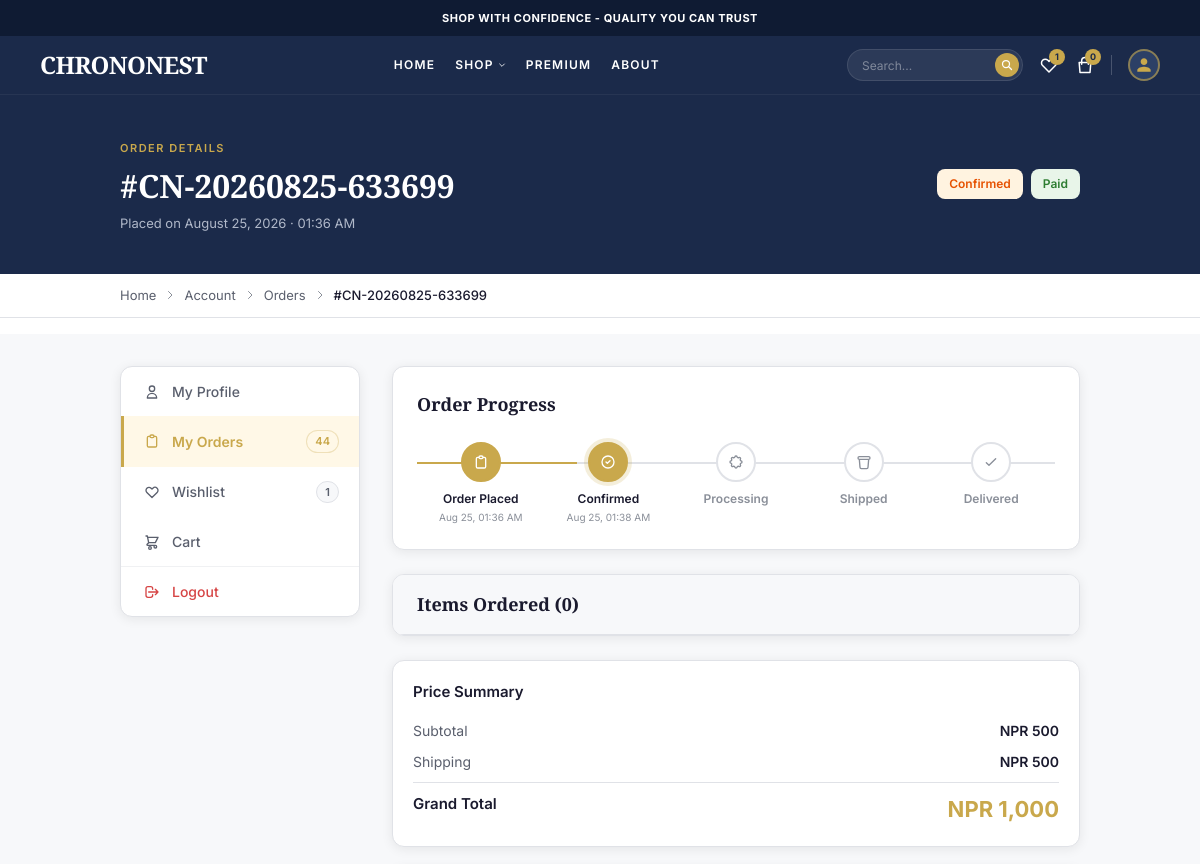
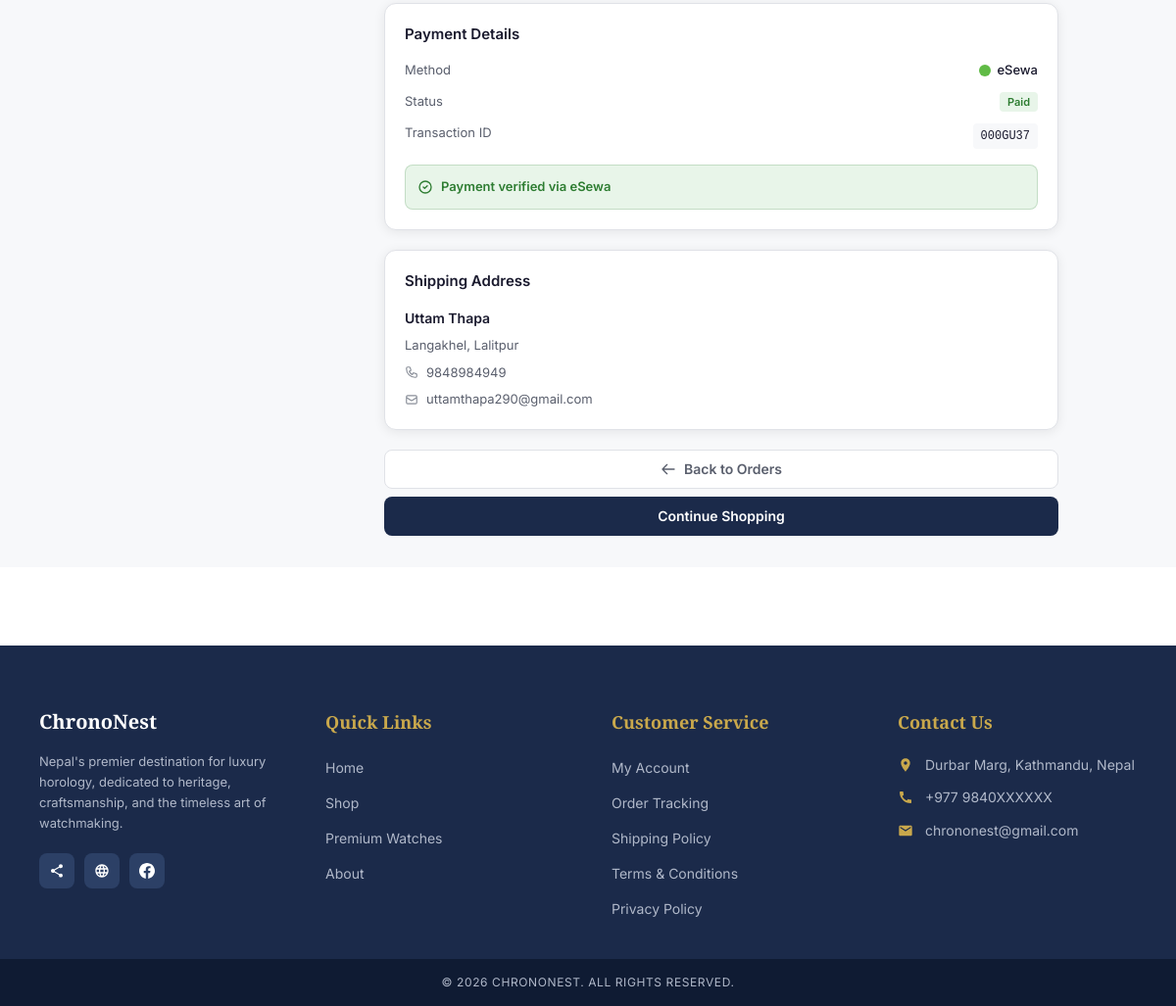
Page /pages/account/order-detail.php?id=48 (signed in) on the committed database (2 pictures, top to bottom).
### tables this page shows
CREATE TABLE `orders` (
  `id` int(11) NOT NULL,
  `user_id` int(11) DEFAULT NULL,
  `order_number` varchar(50) NOT NULL,
  `customer_name` varchar(100) NOT NULL,
  `customer_email` varchar(100) NOT NULL,
  `customer_phone` varchar(10) NOT NULL,
  `shipping_address` text NOT NULL,
  `payment_method` enum('COD','eSewa') NOT NULL,
  `payment_status` enum('pending','paid','failed') DEFAULT 'pending',
  `transaction_id` varchar(100) DEFAULT NULL,
  `total_amount` decimal(10,2) NOT NULL,
  `shipping_charge` decimal(10,2) DEFAULT 0.00,
  `grand_total` decimal(10,2) NOT NULL,
  `order_status` enum('pending','confirmed','processing','shipped','delivered') DEFAULT 'pending',
  `admin_notes` text DEFAULT NULL,
  `ordered_at` timestamp NOT NULL DEFAULT current_timestamp(),
  `confirmed_at` timestamp NULL DEFAULT NULL,
  `shipped_at` timestamp NULL DEFAULT NULL,
  `delivered_at` timestamp NULL DEFAULT NULL
);

### pages/account/order-detail.php (the view, shortened to what the rows shown need)
<?php
require_once '../../config/db.php';
$user_id = $_SESSION['user_id'];
$order_id = (int)($_GET['id'] ?? 0);
$stmt = $conn->prepare("SELECT * FROM orders WHERE id = ? AND user_id = ?");
$stmt->bind_param("ii", $order_id, $user_id);
$stmt->execute();
$order = $stmt->get_result()->fetch_assoc();
$status_classes = match($order['order_status']) {
    'pending' => 'bg-[#E3F2FD] text-[#1565C0]',
    'confirmed' => 'bg-[#FFF3E0] text-[#E65100]',
    'processing' => 'bg-[#FFF3E0] text-[#E65100]',
    'shipped' => 'bg-[#E3F2FD] text-[#1565C0]',
    'delivered' => 'bg-[#E8F5E9] text-[#2E7D32]',
    default => 'bg-[#F7F8FA] text-[#5A5F6D]'
};
$pay_classes = match($order['payment_status']) {
    'paid' => 'bg-[#E8F5E9] text-[#2E7D32]',
    'failed' => 'bg-[#FDEAEA] text-[#D64545]',
    default => 'bg-[#FFF3E0] text-[#E65100]'
};
$timeline = [
    ['status' => 'pending', 'label' => 'Order Placed', 'date' => $order['ordered_at'], 'icon' => 'M9 5H7a2 2 0 00-2 2v12a2 2 0 002 2h10a2 2 0 002-2V7a2 2 0 00-2-2h-2M9 5a2 2 0 002 2h2a2 2 0 002-2M9 5a2 2 0 012-2h2a2 2 0 012 2'],
    ['status' => 'confirmed', 'label' => 'Confirmed', 'date' => $order['confirmed_at'], 'icon' => 'M9 12l2 2 4-4m6 2a9 9 0 11-18 0 9 9 0 0118 0z'],
    ['status' => 'processing', 'label' => 'Processing', 'date' => null, 'icon' => 'M10.325 4.317c.426-1.756 2.924-1.756 3.35 0a1.724 1.724 0 002.573 1.066c1.543-.94 3.31.826 2.37 2.37a1.724 1.724 0 001.066 2.573c1.756.426 1.756 2.924 0 3.35a1.724 1.724 0 00-1.066 2.573c.94 1.543-.826 3.31-2.37 2.37a1.724 1.724 0 00-2.573 1.066c-.426 1.756-2.924 1.756-3.35 0a1.724 1.724 0 00-2.573-1.066c-1.543.94-3.31-.826-2.37-2.37a1.724 1.724 0 00-1.066-2.573c-1.756-.426-1.756-2.924 0-3.35a1.724 1.724 0 001.066-2.573c-.94-1.543.826-3.31 2.37-2.37.996.608 2.296.07 2.572-1.065z'],
    ['status' => 'shipped', 'label' => 'Shipped', 'date' => $order['shipped_at'], 'icon' => 'M5 8h14M5 8a2 2 0 110-4h14a2 2 0 110 4M5 8l1 12a2 2 0 002 2h8a2 2 0 002-2L19 8'],
    ['status' => 'delivered', 'label' => 'Delivered', 'date' => $order['delivered_at'], 'icon' => 'M5 13l4 4L19 7'],
];
$status_order = ['pending' => 0, 'confirmed' => 1, 'processing' => 2, 'shipped' => 3, 'delivered' => 4];
$current_step = $status_order[$order['order_status']] ?? 0;
require_once '../../includes/header.php';
?>
<section class="bg-[#1B2A4A] py-10">
    <div class="container mx-auto px-4 sm:px-6 lg:px-8">
        <div class="flex flex-col sm:flex-row sm:items-center sm:justify-between gap-4">
            <div>
                <span class="font-['Inter'] font-semibold text-[11px] uppercase tracking-[1.5px] text-[#C9A84C]">Order Details</span>
                <h1 class="font-['Playfair_Display'] font-bold text-[28px] md:text-[32px] text-white mt-1">#<?= htmlspecialchars($order['order_number']) ?></h1>
                <p class="font-['Inter'] text-[13px] text-[#B0B8C9] mt-1">Placed on <?= date('F d, Y · h:i A', strtotime($order['ordered_at'])) ?></p>
            </div>
            <div class="flex items-center gap-2">
                <span class="inline-block px-3 py-1.5 rounded-lg font-['Inter'] font-semibold text-[12px] <?= $status_classes ?>"><?= ucfirst($order['order_status']) ?></span>
                <span class="inline-block px-3 py-1.5 rounded-lg font-['Inter'] font-semibold text-[12px] <?= $pay_classes ?>"><?= ucfirst($order['payment_status']) ?></span>
            </div>
        </div>
    </div>
</section>
<div class="bg-white border-b border-[#E0E2E7]">
    <div class="container mx-auto px-4 sm:px-6 lg:px-8 py-3">
        <nav class="flex items-center gap-2 font-['Inter'] text-[13px] text-[#5A5F6D]">
            <a href="../../index.php" class="hover:text-[#C9A84C] transition-colors">Home</a>
            <svg class="w-3 h-3 text-[#8A8F99]" fill="none" stroke="currentColor" viewBox="0 0 24 24"><path stroke-linecap="round" stroke-linejoin="round" stroke-width="2" d="M9 5l7 7-7 7"/></svg>
            <a href="index.php" class="hover:text-[#C9A84C] transition-colors">Account</a>
            <svg class="w-3 h-3 text-[#8A8F99]" fill="none" stroke="currentColor" viewBox="0 0 24 24"><path stroke-linecap="round" stroke-linejoin="round" stroke-width="2" d="M9 5l7 7-7 7"/></svg>
            <a href="orders.php" class="hover:text-[#C9A84C] transition-colors">Orders</a>
            <svg class="w-3 h-3 text-[#8A8F99]" fill="none" stroke="currentColor" viewBox="0 0 24 24"><path stroke-linecap="round" stroke-linejoin="round" stroke-width="2" d="M9 5l7 7-7 7"/></svg>
            <span class="text-[#1A1A2E] font-medium">#<?= htmlspecialchars($order['order_number']) ?></span>
        </nav>
    </div>
</div>
<section class="py-8 bg-[#F7F8FA]">
    <div class="container mx-auto px-4 sm:px-6 lg:px-8">
        <div class="flex flex-col lg:flex-row gap-8">
            <div class="flex-1">
                <div class="bg-white rounded-xl border border-[#E0E2E7] shadow-[0_2px_12px_rgba(0,0,0,0.08)] p-6 mb-6">
                    <div class="flex items-start justify-between relative">
                        <?php foreach ($timeline as $i => $step):
                            $is_done = $i <= $current_step;
                            $is_current = $i === $current_step;
                        ?>
                        <div class="relative flex flex-col items-center text-center z-10 flex-1">
                            <div class="w-10 h-10 rounded-full flex items-center justify-center border-2 transition-all duration-300 <?= $is_done ? 'bg-[#C9A84C] border-[#C9A84C]' : 'bg-white border-[#E0E2E7]' ?> <?= $is_current ? 'ring-4 ring-[#C9A84C]/20' : '' ?>">
                                <svg class="w-4 h-4 <?= $is_done ? 'text-white' : 'text-[#8A8F99]' ?>" fill="none" stroke="currentColor" viewBox="0 0 24 24"><path stroke-linecap="round" stroke-linejoin="round" stroke-width="2" d="<?= $step['icon'] ?>"/></svg>
                            </div>
                            <div class="mt-2 font-['Inter'] font-semibold text-[11px] sm:text-[12px] <?= $is_done ? 'text-[#1A1A2E]' : 'text-[#8A8F99]' ?>"><?= $step['label'] ?></div>
                            <?php if ($step['date']): ?>
                            <div class="font-['Inter'] text-[10px] text-[#8A8F99] mt-0.5 hidden sm:block"><?= date('M d, h:i A', strtotime($step['date'])) ?></div>
                            <?php endif; ?>
                        </div>
                        <?php endforeach; ?>
                    </div>
                </div>
                <div class="grid grid-cols-1 xl:grid-cols-3 gap-6">
                    <div class="space-y-5">
                        <div class="bg-white rounded-xl border border-[#E0E2E7] shadow-[0_2px_12px_rgba(0,0,0,0.08)] p-5">
                            <div class="space-y-2.5">
                                <div class="flex justify-between font-['Inter'] text-[14px]"><span class="text-[#5A5F6D]">Subtotal</span><span class="text-[#1A1A2E] font-semibold">NPR <?= number_format($order['total_amount'], 0) ?></span></div>
                                <div class="flex justify-between font-['Inter'] text-[14px]"><span class="text-[#5A5F6D]">Shipping</span><span class="text-[#1A1A2E] font-semibold">NPR <?= number_format($order['shipping_charge'], 0) ?></span></div>
                                <div class="flex justify-between"><span class="font-['Inter'] font-semibold text-[15px] text-[#1A1A2E]">Grand Total</span><span class="font-['Inter'] font-bold text-[22px] text-[#C9A84C]">NPR <?= number_format($order['grand_total'], 0) ?></span></div>
                            </div>
                        </div>
                        <div class="bg-white rounded-xl border border-[#E0E2E7] shadow-[0_2px_12px_rgba(0,0,0,0.08)] p-5">
                            <div class="space-y-3">
                                <div class="flex justify-between font-['Inter'] text-[13px]">
                                    <span class="text-[#5A5F6D]">Method</span>
                                    <span class="flex items-center gap-1.5 text-[#1A1A2E] font-medium">
                                        <?php if ($order['payment_method'] === 'eSewa'): ?><div class="w-3 h-3 rounded-full bg-[#60BB46]"></div><?php else: ?><svg class="w-3.5 h-3.5 text-[#C9A84C]" fill="none" stroke="currentColor" viewBox="0 0 24 24"><path stroke-linecap="round" stroke-linejoin="round" stroke-width="2" d="M17 9V7a2 2 0 00-2-2H5a2 2 0 00-2 2v6a2 2 0 002 2h2m2 4h10a2 2 0 002-2v-6a2 2 0 00-2-2H9a2 2 0 00-2 2v6a2 2 0 002 2z"/></svg><?php endif; ?>
                                        <?= $order['payment_method'] ?>
                                    </span>
                                </div>
                                <div class="flex justify-between font-['Inter'] text-[13px]"><span class="text-[#5A5F6D]">Status</span><span class="inline-block px-2 py-0.5 rounded font-semibold text-[11px] <?= $pay_classes ?>"><?= ucfirst($order['payment_status']) ?></span></div>
                                <?php if ($order['transaction_id']): ?>
                                <div class="flex justify-between font-['Inter'] text-[13px]"><span class="text-[#5A5F6D]">Transaction ID</span><span class="text-[#1A1A2E] font-mono text-[12px] bg-[#F7F8FA] px-2 py-1 rounded"><?= htmlspecialchars($order['transaction_id']) ?></span></div>
                                <?php endif; ?>
                            </div>
                        </div>
                        <div class="bg-white rounded-xl border border-[#E0E2E7] shadow-[0_2px_12px_rgba(0,0,0,0.08)] p-5">
                            <div class="space-y-2">
                                <div class="font-['Inter'] font-semibold text-[14px] text-[#1A1A2E]"><?= htmlspecialchars($order['customer_name']) ?></div>
                                <div class="font-['Inter'] text-[13px] text-[#5A5F6D] leading-[1.5]"><?= nl2br(htmlspecialchars($order['shipping_address'])) ?></div>
                                <div class="flex items-center gap-2 font-['Inter'] text-[13px] text-[#5A5F6D]"><?= htmlspecialchars($order['customer_phone']) ?></div>
                                <div class="flex items-center gap-2 font-['Inter'] text-[13px] text-[#5A5F6D]"><svg class="w-3.5 h-3.5 text-[#8A8F99]" fill="none" stroke="currentColor" viewBox="0 0 24 24"><path stroke-linecap="round" stroke-linejoin="round" stroke-width="2" d="M3 8l7.89 5.26a2 2 0 002.22 0L21 8M5 19h14a2 2 0 002-2V7a2 2 0 00-2-2H5a2 2 0 00-2 2v10a2 2 0 002 2z"/></svg><?= htmlspecialchars($order['customer_email']) ?></div>
                            </div>
                        </div>
                    </div>
                </div>
            </div>
        </div>
    </div>
</section>
<?php require_once '../../includes/footer.php'; ?>

### rows in the picture
orders: order_number "CN-20260825-633699", ordered_at "August 25, 2026 · 01:36 AM", order_status "Confirmed", payment_status "Paid", label "Confirmed", confirmed_at "Aug 25, 01:38 AM", total_amount "500", shipping_charge "500", grand_total "1,000", payment_method "eSewa", transaction "000GU37", customer_name "Uttam Thapa", shipping_address "Langakhel, Lalitpur", customer_phone "9848984949", customer_email "uttamthapa290@gmail.com"

### other values in the picture
$wishlist_count "1"
$cart_count "0"
$order_count "44"
$step['label'] "Order Placed"
date('M d, h:i A', strtotime($step['date'])) "Aug 25, 01:36 AM"
$step['label'] "Processing"
$step['label'] "Shipped"
$step['label'] "Delivered"
count($items) "0"
